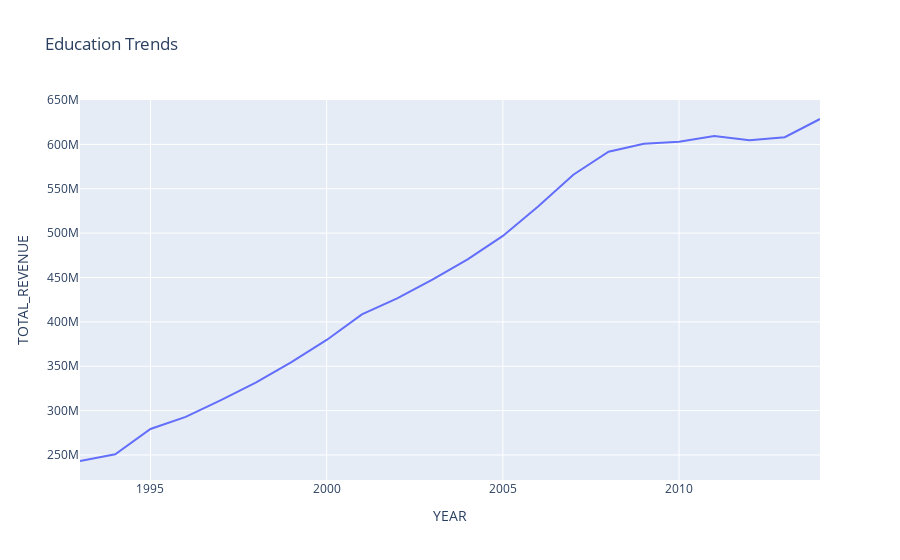

Here is the notebook cell this chart was saved with:
### Markdown cell above
### 2. Line

### Code cell
px.line(
   df_education
   .query("1992 < YEAR < 2015")
   .groupby("YEAR", as_index = False).sum(),
   x = "YEAR",
   y = "TOTAL_REVENUE",
   #line_dash = "AVG_MATH_8_SCORE",
   #line_group = "AVG_MATH_8_SCORE",
   title = "Education Trends" 
)

### Figure 1 — Plotly figure (JSON) as saved in the notebook; plotly's stock layout.template omitted (floating-point values rounded to 4 significant figures)
{"data": [{"hovertemplate": "YEAR=%{x}<br>TOTAL_REVENUE=%{y}<extra></extra>", "legendgroup": "", "line": {"color": "#636efa", "dash": "solid"}, "marker": {"symbol": "circle"}, "mode": "lines", "name": "", "orientation": "v", "showlegend": false, "type": "scatter", "x": [1993, 1994, 1995, 1996, 1997, 1998, 1999, 2000, 2001, 2002, 2003, 2004, 2005, 2006, 2007, 2008, 2009, 2010, 2011, 2012, 2013, 2014], "xaxis": "x", "y": [243200000.0, 250800000.0, 279300000.0, 293000000.0, 311900000.0, 331700000.0, 354700000.0, 379600000.0, 408400000.0, 426500000.0, 447700000.0, 470500000.0, 496800000.0, 530000000.0, 565800000.0, 591800000.0, 600700000.0, 602900000.0, 609600000.0, 604700000.0, 608100000.0, 628600000.0], "yaxis": "y"}], "layout": {"legend": {"tracegroupgap": 0}, "title": {"text": "Education Trends"}, "xaxis": {"anchor": "y", "domain": [0, 1], "title": {"text": "YEAR"}}, "yaxis": {"anchor": "x", "domain": [0, 1], "title": {"text": "TOTAL_REVENUE"}}}}
